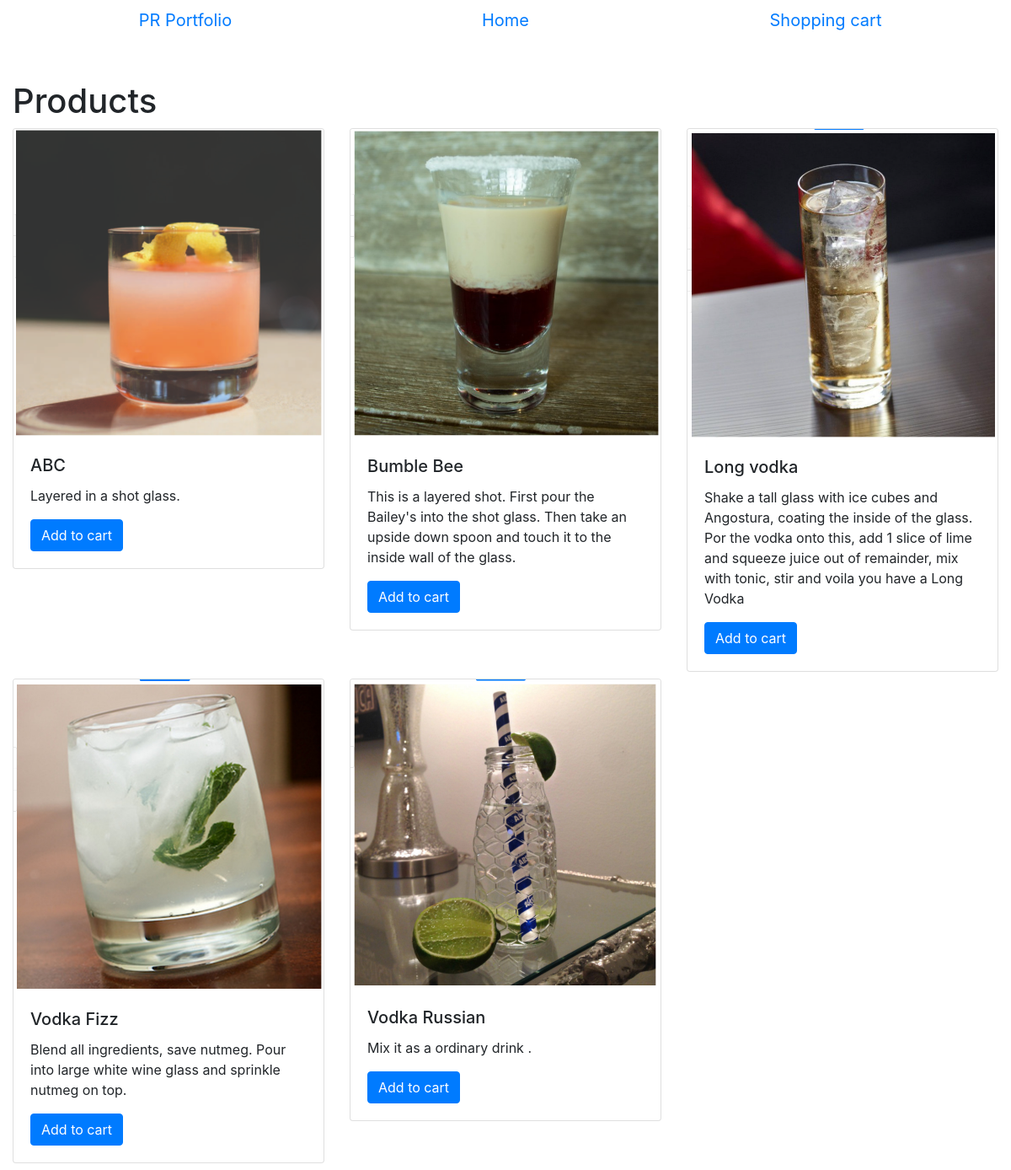
Screenshot of /products/ with the database file from the repository.
### products/models.py (models this page shows)
class Product(models.Model):
    title = models.CharField(max_length=100)
    description = models.TextField()
    image = models.FilePathField(path="/img")

### products/views.py (the view)
# urls.py: path("", views.product_index, name="product_index"),
def product_index(request):
    products = Product.objects.all()
    context = {
        'products': products
    }
    return render(request, 'product_index.html', context)

### products/templates/product_index.html (shortened to what this page needs)
<!DOCTYPE html>
<html lang="en">
<head>
</head>
<body>
    <div class="container-fluid">
        <div class="container">
          <div class="row">
            <button class="col btn btn-link btn-lg">
              PR Portfolio
            </button>
            <button class="col btn btn-link btn-lg">
              Home
            </button>
            <button class="col btn btn-link btn-lg">
              Shopping cart
            </button>
          </div>
        </div>
    </div>
    <br>
    <br>
    <div class="container-fluid">
        {% extends "base.html" %}
        {% load static %}
        {% block page_content %}
        <h1>Products</h1>
        <div class="row">
        {% for product in products %}
            <div class="col-md-4">
                <div class="card mb-2">
                    <img class="card-img-top" src="{% static product.image %}">
                    <div class="card-body">
                        <h5 class="card-title">{{ product.title }}</h5>
                        <p class="card-text">{{ product.description }}</p>
                        <a href="{% url 'product_detail' product.pk %}"
                           class="btn btn-primary">
                            Add to cart
                        </a>
                    </div>
                </div>
            </div>
            {% endfor %}
        </div>
        {% endblock %}

### e_commerce/templates/base.html (shortened to what this page needs)
<!DOCTYPE html>
<html lang="en">
<head>
    <link rel="stylesheet" href="https://stackpath.bootstrapcdn.com/bootstrap/4.1.3/css/bootstrap.min.css">
</head>
<body>
{% block page_content %}{% endblock %}
</body>
</html>

### rows the page displays
Product: image (picture), title "ABC", description "Layered in a shot glass."
Product: image (picture), title "Bumble Bee", description "This is a layered shot. First pour the Bailey's into the shot glass. Then take an upside down spoon and touch it to the inside wall of the glass."
Product: image (picture), title "Long vodka", description "Shake a tall glass with ice cubes and Angostura, coating the inside of the glass. Por the vodka onto this, add 1 slice of lime and squeeze juice out of remainder, mix with tonic, stir and voila you have a Long Vodka"
Product: image (picture), title "Vodka Fizz", description "Blend all ingredients, save nutmeg. Pour into large white wine glass and sprinkle nutmeg on top."
Product: image (picture), title "Vodka Russian", description "Mix it as a ordinary drink ."
